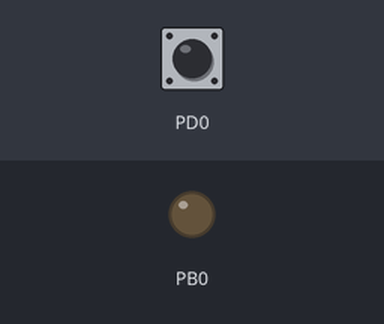
Simulated run of this program. Board: ATmega128, built with avr-gcc and emulated at 16 MHz. On the bench: output pins drawn as LEDs (lit = HIGH). The inputs (shaded band) are chosen by the test bench; at power-on: PD0 HIGH.

Above: at 1.2 s.
1.3 s: PD0 pulled LOW for 0.15 s
At 2.2 s:
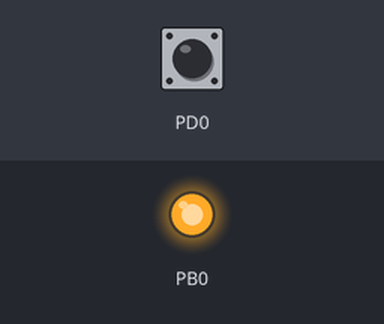
2.9 s: PD0 pulled LOW for 1 s
At 3.4 s:
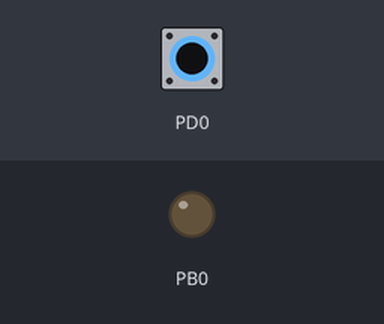
5.4 s: PD0 pulled LOW for 3.2 s
At 6.5 s:
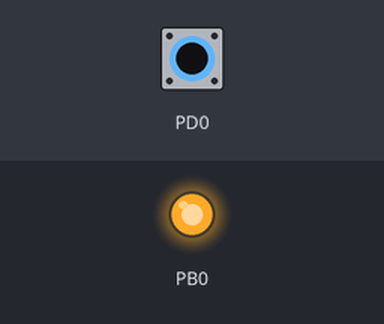
Timing chart, 0 to 8.4 s (numbered marks = the images above; inputs shaded):
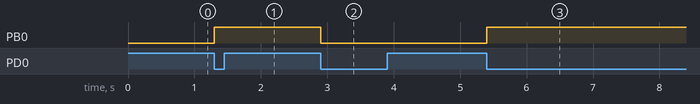

The program:

main.c
```c
/*
 * Interrupt.c
 *
 * Created: 2018-02-01 오전 1:15:33
 * Author : njg71
 */
#define F_CPU 16000000UL
#include <avr/io.h>
#include <util/delay.h>
#include <avr/interrupt.h>

volatile int state = 0;			//컴파일러가 명시되지 않은 변수를 상수로 이해하는것을 막기 위해서 volatile을 사용.

ISR(INT0_vect)					//외부 인터럽트0 에 대한 ISR함수이다.
{
	state = (state + 1) % 2;	//기본값은 0이다. ISR이 호출되면 1을 더한 후 2로 나누고, 나머지인 1을 다시 변수에 입력한다.
								//다시 한번 더 호출되면, 변수값에 1을 더하고 2로 나누어서 나머지인 0을 다시 변수에 입력한다.
}

void INIT_PORT(void)			//외부입출력포트 초기화 함수이다.
{
	DDRB = 0x01;				//PORTB0번 핀을 출력으로 설정.
	PORTB = 0x00;				//초기값을 LOW로 설정.(LED꺼짐)

	DDRD = 0x00;				//PORTD0번 핀을 입력으로 설정.
	PORTD = 0x01;				//PORTD0번 핀을 풀업 저항으로 사용.(기본 HIGH)
}

void INIT_INT0(void)
{
	EIMSK |= (1 << INT0);		//외부 인터럽트0 의 발생을 허가함.
	EICRA |= (1 << ISC01);		//발생 시점은 하강 에지에서.
	sei();						//전역적 인터럽트 허용.
}


int main(void)
{
	INIT_PORT();				//포트 초기화.
	INIT_INT0();				//인터럽트 초기화.

    while (1)
    {
		if (state == 1)			//변수값이 1이면 LED ON, 0이면 LED OFF.
		{
			PORTB = 0x01;
		}
		else
		{
			PORTB = 0x00;
		}
    }

	return 0;
}
```

Measured:
- after the input at 1.3 s, PB0: LOW → HIGH at once
- after the input at 2.9 s, PB0: HIGH → LOW at once
- after the input at 5.4 s, PB0: LOW → HIGH at once
